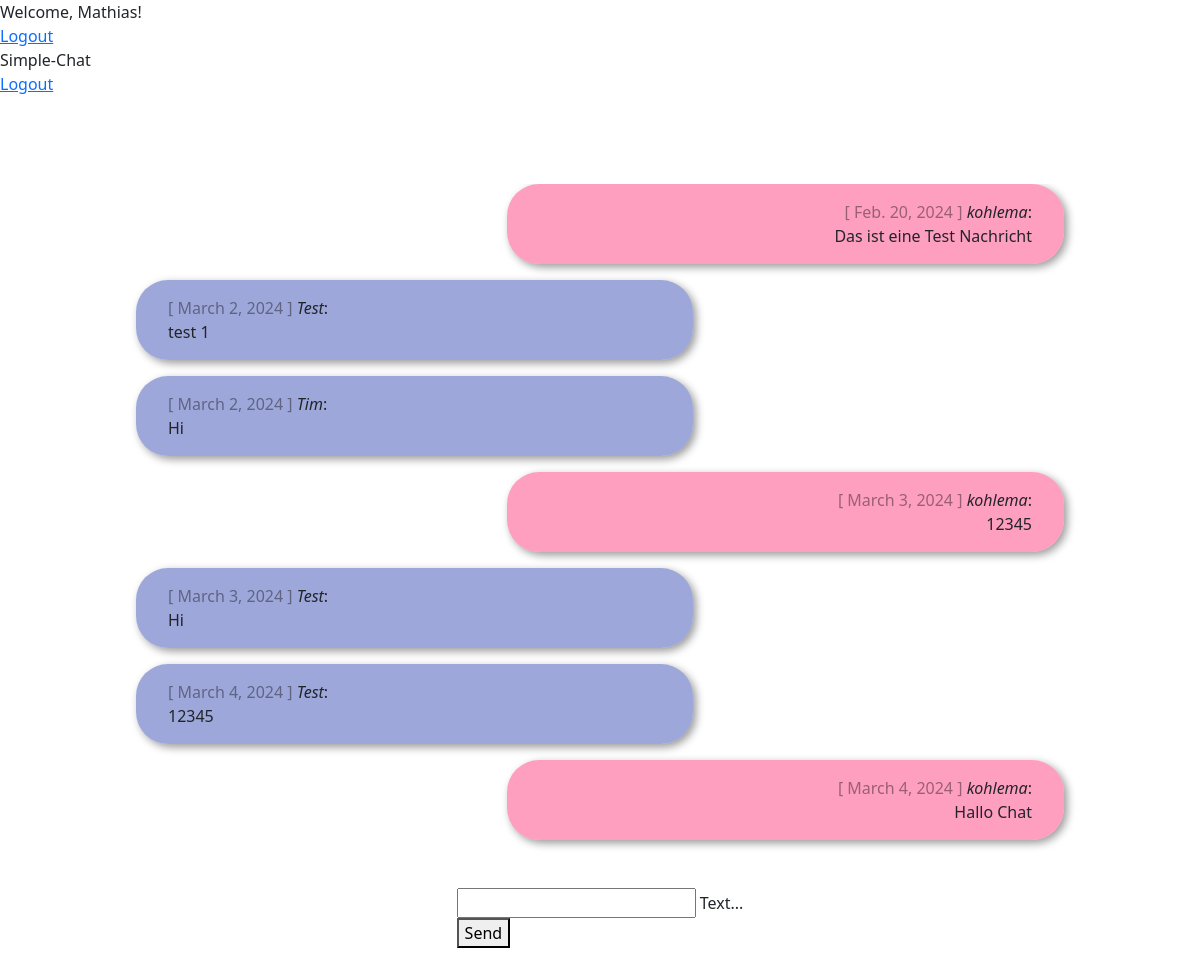
Page /chat/ (signed in) on the committed database.
### chat/models.py (models this page shows)
class Message(models.Model):
    text = models.CharField(max_length=500)
    created_at = models.DateField(default=date.today)
    chat = models.ForeignKey(Chat, on_delete=models.CASCADE, related_name='chat_message_set', default=None, blank=True, null=True)
    author = models.ForeignKey(settings.AUTH_USER_MODEL, on_delete=models.CASCADE, related_name='author_message_set')
    receiver = models.ForeignKey(settings.AUTH_USER_MODEL, on_delete=models.CASCADE, related_name='receiver_message_set')

### chat/views.py (the view, shortened to what this page needs)
# urls.py: path('chat/', index, name="chat"),
@login_required(login_url='/login_user/')                           #Refers to login page
def index(request):
    chat_messages = Message.objects.filter(chat__id=1)              #chat__id=1 = object__mit der id 1 => returns an Array
    return render(
        request,
        'chat/index.html',
        {'chat_messages': chat_messages}
    )

### chat/utils.py (called while the page is built)
def isRequestPost(request):
    return request.method == 'POST'

### chat/templates/chat/index.html (shortened to what this page needs)
{% extends "base.html" %}
{% block content %} {% if request.user.is_authenticated %}
<div id="messageContainer">
	{% for message in chat_messages %}
	{% if request.user.is_authenticated and request.user == message.author %}
	<div class="message__right">
		<div class="message--user message__bubble--user">
			<div>
				<span class="color-gray">[ {{ message.created_at }} ]</span>
				<i>{{ message.author }}</i>:
			</div>
			{{ message.text }}
		</div>
	</div>
	{% else %}
	<div class="message__left">
		<div class="message message__bubble">
			<div>
				<span class="color-gray">[ {{ message.created_at }} ]</span>
				<i>{{ message.author }}</i>:
			</div>
			{{ message.text }}
		</div>
	</div>
	{% endif %} {% endfor %}
</div>
<form
	onsubmit="sendMessage(); return false;"
	method="POST"
	id="chatForm"
	class="form-style"
>
	<div class="mdl-textfield mdl-js-textfield mdl-textfield--floating-label">
		<input
			name="messageField"
			class="mdl-textfield__input"
			type="text"
			id="messageField"
		/>
		<label class="mdl-textfield__label" for="messageField">Text...</label>
	</div>
	<button
		class="mdl-button mdl-js-button mdl-button--raised mdl-js-ripple-effect mdl-button--accent"
		type="submit"
	>
		Send
	</button>
</form>
{% else %}
<h1>Not logged in!</h1>
<p>
	You are not logged in. Please log in.<br />
	Please follow the Link for <a href="{% url 'login_user' %}">Login</a>.
</p>
{% endif %} {% endblock %}

### templates/base.html (shortened to what this page needs)
<!DOCTYPE html>
<html lang="en">
	<head>
		{% load static %}
		<link
			rel="stylesheet"
			href="https://code.getmdl.io/1.3.0/material.indigo-pink.min.css"
		/>
		<link
			rel="stylesheet"
			href="https://cdn.jsdelivr.net/npm/bootstrap@5.3.3/dist/css/bootstrap.min.css"
		/>
		<link rel="stylesheet" href="{% static 'css/style.css' %}" />
	</head>
	<body>
		<div class="mdl-layout mdl-js-layout mdl-layout--fixed-header">
			<header class="mdl-layout__header">
				<div class="mdl-layout__header-row">
					{% if request.user.is_authenticated %}
					<span class="mdl-layout-title">
						{% if request.user.first_name %}
						Welcome, {{ request.user.first_name }}!
						{% else %}
						Welcome, {{ request.user }}!
						{% endif %}
					</span>
					{% else %}
					<span class="mdl-layout-title">
						Welcome by Simple-Chat
					</span>
					{% endif %}
					<nav class="mdl-navigation mdl-layout--large-screen-only">
						{% if request.user.is_authenticated %}
						<a
							class="mdl-navigation__link"
							href="{% url 'logout_user' %}"
							>Logout</a
						>
						{% endif %}
					</nav>
				</div>
			</header>
			<div class="mdl-layout__drawer mdl-layout--small-screen-only">
				<span class="mdl-layout-title">Simple-Chat</span>
				<nav class="mdl-navigation">
					{% if request.user.is_authenticated %}
					<a
						class="mdl-navigation__link"
						href="{% url 'logout_user' %}"
						>Logout</a
					>
					{% endif %}
				</nav>
			</div>
			<main class="mdl-layout__content">
				<div class="page-content">
					{% block content %}{% endblock %}
				</div>
			</main>
		</div>
	</body>
</html>

### static/css/style.css (style rules this page uses)
html { scroll-behavior: smooth; }
.color-gray { color: rgba(0, 0, 0, 0.4); }
.form-style { margin-top: 2rem !important; }
.page-content { height: calc(100dvh - 5rem); padding: 5rem 2rem; display: flex; flex-direction: column; justify-content: center; align-items: center; }
#messageContainer { padding: 0 1rem; max-height: calc(100dvh - 5rem); width: 80dvw; overflow: auto; }
.message__right { display: flex; width: 100%; justify-content: flex-end; }
.message__left { display: flex; width: 100%; justify-content: flex-start; }
.message { display: flex; flex-direction: column; margin-bottom: 1rem; padding: 1rem 2rem; max-width: 60%; }
.message--user { display: flex; flex-direction: column; align-items: flex-end; margin-bottom: 1rem; padding: 1rem 2rem; max-width: 60%; }
.message__bubble { width: 60%; background-color: rgba(63, 81, 181, 0.5); border-radius: 2rem; box-shadow: 0.2rem 0.2rem 0.5rem rgba(0, 0, 0, 0.4); }
.message__bubble--user { width: 60%; background-color: rgba(255, 64, 129, 0.5); border-radius: 2rem; box-shadow: 0.2rem 0.2rem 0.5rem rgba(0, 0, 0, 0.4); }

### rows in the picture
Message: created_at "Feb. 20, 2024", author "kohlema", text "Das ist eine Test Nachricht"
Message: created_at "March 2, 2024", author "Test", text "test 1"
Message: created_at "March 2, 2024", author "Tim", text "Hi"
Message: created_at "March 3, 2024", author "kohlema", text "12345"
Message: created_at "March 3, 2024", author "Test", text "Hi"
Message: created_at "March 4, 2024", author "Test", text "12345"
Message: created_at "March 4, 2024", author "kohlema", text "Hallo Chat"

### other values in the picture
{{ request.user.first_name }} "Mathias"
